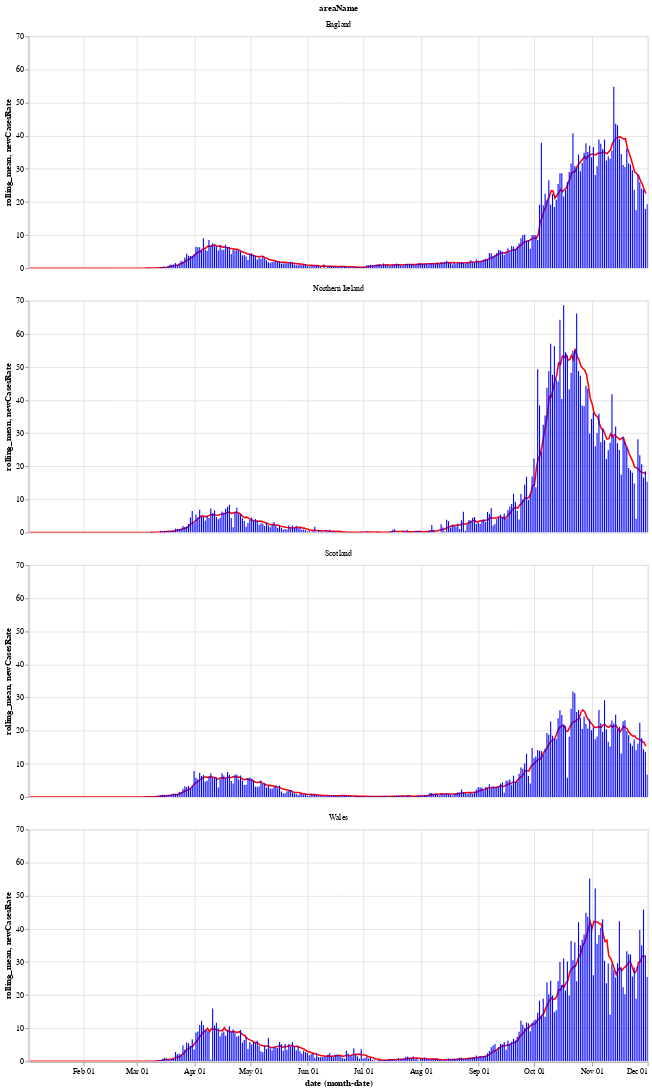

Write notebook code for a chart like this one.
### Markdown cell above
Next is a bar chart of the number of new cases in each country (per 100k population), with the 7 day moving average of cases. Again we see that Wales saw a longer period of raising and falling cases compared to the other countries.

Notice that the trend of new cases are clearly dropping in Scotland, Northen Ireland and England, while there seems to be a small uptick in cases again after a rapid drop in cases (due to the so called firebreak lockdown).

### Code cell
# collapse
bars = alt.Chart(uk_cases).mark_bar().encode(
    x="monthdate(date):T",
    y="newCasesRate:Q",
    tooltip='newCasesRate',
    color=alt.condition(
        alt.datum.dailyChange > 0,
        alt.value("orange"),  # The positive color
        alt.value("blue")  # The negative color
    )
).properties(width=800).interactive()
line = alt.Chart(uk_cases).mark_line(
    color='red',
    size=2,
).transform_window(
    rolling_mean='mean(newCasesRate)',
    frame=[0, 7],
    groupby=['areaName']
).encode(
    x='monthdate(date):T',
    y='rolling_mean:Q'
)
alt.layer(line, bars, data=uk_cases).facet(alt.Row('areaName'), columns=1)

### Figure 1 — Vega-Lite specification as saved in the notebook (floating-point values rounded to 4 significant figures; data arrays with more than 128 entries replaced by an {"elided": "..."} marker saying what was removed)
{"config": {"view": {"continuousWidth": 400, "continuousHeight": 300}}, "data": {"name": "data-5781a2c203d79ae16eb00a732732ab2f"}, "facet": {"type": "nominal", "field": "areaName"}, "spec": {"layer": [{"mark": {"type": "line", "color": "red", "size": 2}, "encoding": {"x": {"type": "temporal", "field": "date", "timeUnit": "monthdate"}, "y": {"type": "quantitative", "field": "rolling_mean"}}, "transform": [{"window": [{"op": "mean", "field": "newCasesRate", "as": "rolling_mean"}], "frame": [0, 7], "groupby": ["areaName"]}]}, {"mark": "bar", "encoding": {"color": {"condition": {"value": "orange", "test": "(datum.dailyChange > 0)"}, "value": "blue"}, "tooltip": {"type": "quantitative", "field": "newCasesRate"}, "x": {"type": "temporal", "field": "date", "timeUnit": "monthdate"}, "y": {"type": "quantitative", "field": "newCasesRate"}}, "selection": {"selector025": {"type": "interval", "bind": "scales", "encodings": ["x", "y"]}}, "width": 800}]}, "columns": 1, "$schema": "https://vega.github.io/schema/vega-lite/v4.8.1.json", "datasets": {"data-5781a2c203d79ae16eb00a732732ab2f": {"elided": "1332 records"}}}
